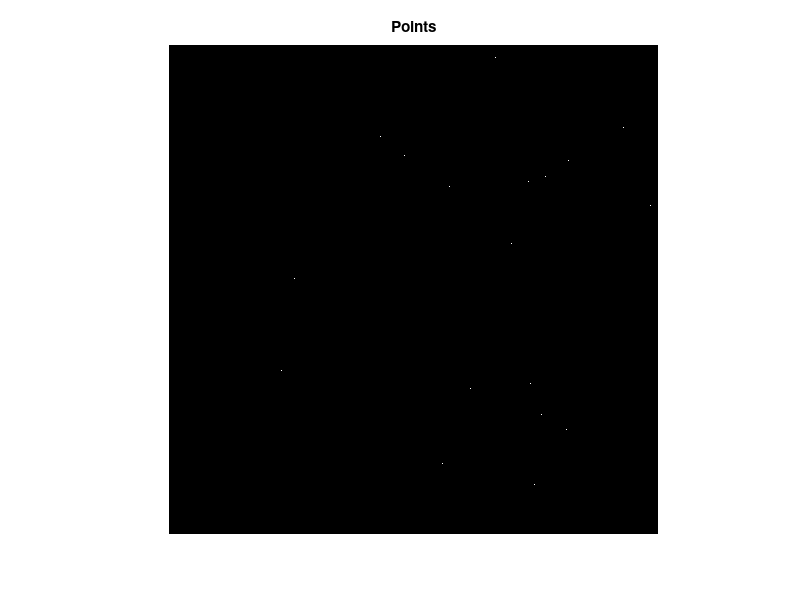

Source code (MATLAB): (Note: this script raises an error after producing the figure.)
%Housekeeping commands
clear all
close all

%Part 1
x=randi([1,512],1,20); %Picking 20 random x values
y=randi([1,512],1,20); %Picking 20 random y values
points=zeros([512,512]); %memory allocation
for i=1:20
    points(x(i),y(i))=255; %assigning the random x,y to 255
end
%Displaying image
imagesc(points)
colormap('gray')
title('Points')
axis off image
exportgraphics(gcf,'Points.png','Resolution',300)

%reading in ramp
ramp=imread('ramp.png','png'); %reading in image
ramp=im2gray(ramp); %converting to grayscale

bCorr=filter2(ramp,points); %performing correlation
%displaying Correlation result
figure
imagesc(bCorr)
colormap('gray')
title('Correlation')
axis off image
exportgraphics(gcf,'Correlation.png','Resolution',300)


cConv=conv2(points,ramp, 'same'); %perfroming convolution
%Displaying Convolution result
figure
imagesc(cConv)
colormap('gray')
title('Convolution')
axis off image
exportgraphics(gcf,'Convolution.png','Resolution',300)

%Part2
words=im2gray(imread("Text.png"));%reading in text image

w=im2gray(imread('w.png'));%reading in w image

textcorr=filter2(w,words); %performing correlation
%displaying Correlation Result
figure
imagesc(textcorr)
colormap('gray')
axis off image
title('Text Correlation')
datacursormode('on')
exportgraphics(gcf,'TextCorr.png','Resolution',300)

%Perfroming Normalzination
NormFilter=ones(size(w)); %memory allocation
NormFilter=1/sum(NormFilter,'all').*NormFilter;%making normalization kernal
NormConv=conv2(textcorr,NormFilter,'same');%performing filter normztion
Norm=textcorr./NormConv; %dividing by normailed filter image
%displaying normalziation resutl
figure
imagesc(Norm)
colormap('gray')
axis off image
title('Normailized Text Correlation')
datacursormode('on')
exportgraphics(gcf,'NormTextCorr.png','Resolution',300)


%Part3
a=imread('Drops.jpeg','jpeg'); %reading in image
a=im2gray(a); %Converting to Greyscale image

noise=uint8(floor(randn(256).*20+20)); %making noise array
b=a+noise; %adding noise to original image
%
figure
imagesc(b)
colormap('gray')
axis off image
title('Noisy')
exportgraphics(gcf,'Noisy.png','Resolution',300)

sobx=[1 0 -1;2 0 -2;1 0 -1]; %Creating Sobel opperator
edges=filter2(sobx,b,"valid"); %Perfroming sobel edge finder
%Displaying results
figure
imagesc(edges)
colormap('gray')
axis off image
title('Sobel x Edge Detection')
exportgraphics(gcf,'SobelXDrops.png','Resolution',300)

%creating unifomr filter
uni=ones(3); 
uni=1/sum(uni,'all') * uni;
uniDrops=filter2(uni,b,'valid'); %Performing uniform filter correlation
uniDropsEdge=filter2(sobx,uniDrops,'valid'); %performing edge dectection
%Displaying results
figure
imagesc(uniDropsEdge)
colormap('gray')
axis off image
title('Sobel x Edge Detection prepossessed with Uniform Filter')
exportgraphics(gcf,'UniSobelXDrops.png','Resolution',300)
%creating Gaussian kernal
Gauss=1/16 .* [1 2 1;2 4 2;1 2 1];
GaussDrops=filter2(Gauss,b,'valid');%performing gaussian 
GaussDropsEdge=filter2(sobx,GaussDrops,'valid'); %edge detection
%Displaying Results
figure
imagesc(GaussDropsEdge)
colormap('gray')
axis off image
title('Sobel x Edge Detection prepossessed with Gausian Filter')
exportgraphics(gcf,'GaussSobelXDrops.png','Resolution',300)
